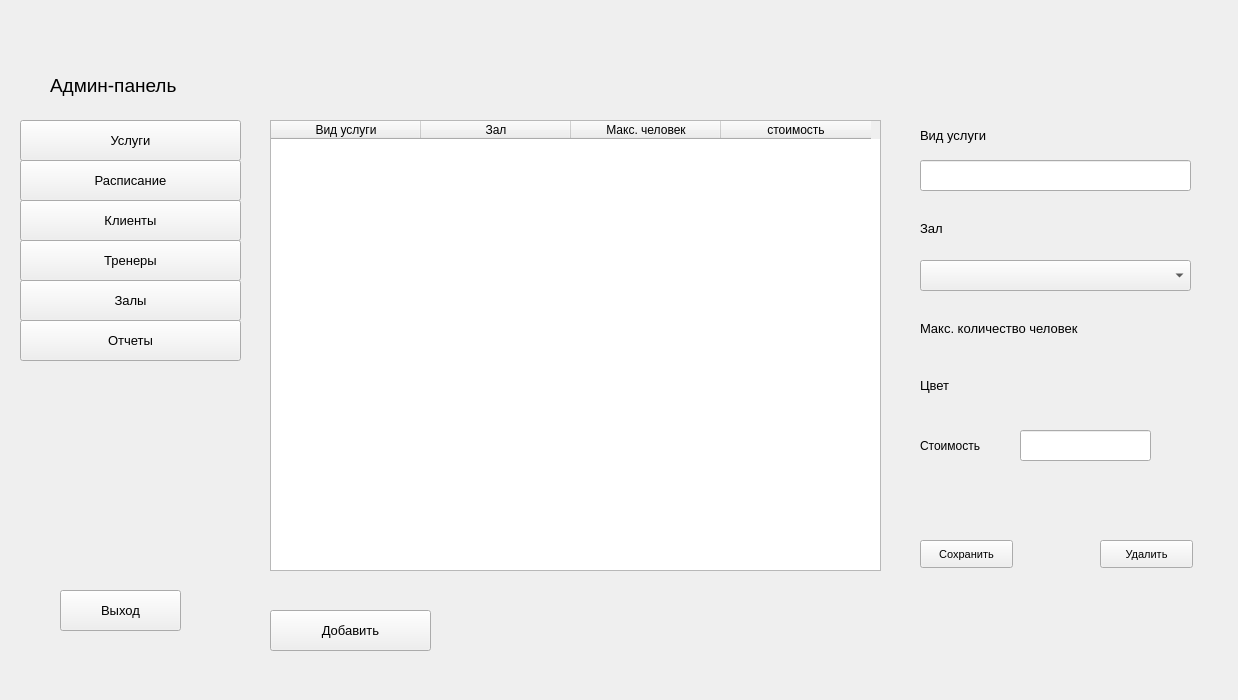
<?xml version="1.0" encoding="UTF-8"?>
<ui version="4.0">
 <class>ServiceForm</class>
 <widget class="QWidget" name="ServiceForm">
  <property name="geometry">
   <rect>
    <x>0</x>
    <y>0</y>
    <width>1238</width>
    <height>700</height>
   </rect>
  </property>
  <property name="windowTitle">
   <string>Form</string>
  </property>
  <widget class="QWidget" name="widget" native="true">
   <property name="geometry">
    <rect>
     <x>20</x>
     <y>40</y>
     <width>221</width>
     <height>611</height>
    </rect>
   </property>
   <widget class="QLabel" name="Adminlabel">
    <property name="geometry">
     <rect>
      <x>30</x>
      <y>20</y>
      <width>151</width>
      <height>51</height>
     </rect>
    </property>
    <property name="font">
     <font>
      <pointsize>14</pointsize>
     </font>
    </property>
    <property name="text">
     <string>Админ-панель</string>
    </property>
   </widget>
   <widget class="QPushButton" name="ServiceBtn">
    <property name="geometry">
     <rect>
      <x>0</x>
      <y>80</y>
      <width>221</width>
      <height>41</height>
     </rect>
    </property>
    <property name="font">
     <font>
      <pointsize>10</pointsize>
     </font>
    </property>
    <property name="text">
     <string>Услуги</string>
    </property>
   </widget>
   <widget class="QPushButton" name="ScheduleBtn">
    <property name="geometry">
     <rect>
      <x>0</x>
      <y>120</y>
      <width>221</width>
      <height>41</height>
     </rect>
    </property>
    <property name="font">
     <font>
      <pointsize>10</pointsize>
     </font>
    </property>
    <property name="text">
     <string>Расписание</string>
    </property>
   </widget>
   <widget class="QPushButton" name="ClientsBtn">
    <property name="geometry">
     <rect>
      <x>0</x>
      <y>160</y>
      <width>221</width>
      <height>41</height>
     </rect>
    </property>
    <property name="font">
     <font>
      <pointsize>10</pointsize>
     </font>
    </property>
    <property name="text">
     <string>Клиенты</string>
    </property>
   </widget>
   <widget class="QPushButton" name="TrainerBtn">
    <property name="geometry">
     <rect>
      <x>0</x>
      <y>200</y>
      <width>221</width>
      <height>41</height>
     </rect>
    </property>
    <property name="font">
     <font>
      <pointsize>10</pointsize>
     </font>
    </property>
    <property name="text">
     <string>Тренеры</string>
    </property>
   </widget>
   <widget class="QPushButton" name="HallBtn">
    <property name="geometry">
     <rect>
      <x>0</x>
      <y>240</y>
      <width>221</width>
      <height>41</height>
     </rect>
    </property>
    <property name="font">
     <font>
      <pointsize>10</pointsize>
     </font>
    </property>
    <property name="text">
     <string>Залы</string>
    </property>
   </widget>
   <widget class="QPushButton" name="ReportBtn">
    <property name="geometry">
     <rect>
      <x>0</x>
      <y>280</y>
      <width>221</width>
      <height>41</height>
     </rect>
    </property>
    <property name="font">
     <font>
      <pointsize>10</pointsize>
     </font>
    </property>
    <property name="text">
     <string>Отчеты</string>
    </property>
   </widget>
   <widget class="QPushButton" name="ExitBtn">
    <property name="geometry">
     <rect>
      <x>40</x>
      <y>550</y>
      <width>121</width>
      <height>41</height>
     </rect>
    </property>
    <property name="font">
     <font>
      <pointsize>10</pointsize>
     </font>
    </property>
    <property name="text">
     <string>Выход</string>
    </property>
   </widget>
  </widget>
  <widget class="QTableWidget" name="TableService">
   <property name="enabled">
    <bool>true</bool>
   </property>
   <property name="geometry">
    <rect>
     <x>270</x>
     <y>120</y>
     <width>611</width>
     <height>451</height>
    </rect>
   </property>
   <property name="font">
    <font>
     <pointsize>9</pointsize>
    </font>
   </property>
   <property name="columnCount">
    <number>4</number>
   </property>
   <attribute name="horizontalHeaderDefaultSectionSize">
    <number>150</number>
   </attribute>
   <attribute name="horizontalHeaderMinimumSectionSize">
    <number>50</number>
   </attribute>
   <attribute name="verticalHeaderDefaultSectionSize">
    <number>50</number>
   </attribute>
   <attribute name="verticalHeaderMinimumSectionSize">
    <number>50</number>
   </attribute>
   <column>
    <property name="text">
     <string>Вид услуги</string>
    </property>
   </column>
   <column>
    <property name="text">
     <string>Зал</string>
    </property>
   </column>
   <column>
    <property name="text">
     <string>Макс. человек</string>
    </property>
   </column>
   <column>
    <property name="text">
     <string>стоимость</string>
    </property>
   </column>
  </widget>
  <widget class="QPushButton" name="AddServiceBtn">
   <property name="geometry">
    <rect>
     <x>270</x>
     <y>610</y>
     <width>161</width>
     <height>41</height>
    </rect>
   </property>
   <property name="font">
    <font>
     <pointsize>10</pointsize>
    </font>
   </property>
   <property name="text">
    <string>Добавить</string>
   </property>
  </widget>
  <widget class="QWidget" name="widget_2" native="true">
   <property name="geometry">
    <rect>
     <x>900</x>
     <y>40</y>
     <width>311</width>
     <height>611</height>
    </rect>
   </property>
   <widget class="QLabel" name="labelTypeService">
    <property name="geometry">
     <rect>
      <x>20</x>
      <y>80</y>
      <width>91</width>
      <height>31</height>
     </rect>
    </property>
    <property name="font">
     <font>
      <pointsize>10</pointsize>
     </font>
    </property>
    <property name="text">
     <string>Вид услуги</string>
    </property>
   </widget>
   <widget class="QPushButton" name="DeleteServiceBtn">
    <property name="geometry">
     <rect>
      <x>200</x>
      <y>500</y>
      <width>93</width>
      <height>28</height>
     </rect>
    </property>
    <property name="font">
     <font>
      <pointsize>8</pointsize>
     </font>
    </property>
    <property name="text">
     <string>Удалить</string>
    </property>
   </widget>
   <widget class="QLabel" name="label_MaxE">
    <property name="geometry">
     <rect>
      <x>20</x>
      <y>320</y>
      <width>81</width>
      <height>31</height>
     </rect>
    </property>
    <property name="font">
     <font>
      <pointsize>10</pointsize>
     </font>
    </property>
    <property name="text">
     <string/>
    </property>
   </widget>
   <widget class="QLabel" name="labelMax">
    <property name="geometry">
     <rect>
      <x>20</x>
      <y>280</y>
      <width>211</width>
      <height>16</height>
     </rect>
    </property>
    <property name="font">
     <font>
      <pointsize>10</pointsize>
     </font>
    </property>
    <property name="text">
     <string>Макс. количество человек</string>
    </property>
   </widget>
   <widget class="QLabel" name="ColorLabel">
    <property name="geometry">
     <rect>
      <x>20</x>
      <y>330</y>
      <width>55</width>
      <height>31</height>
     </rect>
    </property>
    <property name="font">
     <font>
      <pointsize>10</pointsize>
     </font>
    </property>
    <property name="text">
     <string>Цвет</string>
    </property>
   </widget>
   <widget class="QLabel" name="labelColorE">
    <property name="geometry">
     <rect>
      <x>90</x>
      <y>330</y>
      <width>191</width>
      <height>31</height>
     </rect>
    </property>
    <property name="text">
     <string/>
    </property>
   </widget>
   <widget class="QComboBox" name="HallComboBox">
    <property name="geometry">
     <rect>
      <x>20</x>
      <y>220</y>
      <width>271</width>
      <height>31</height>
     </rect>
    </property>
   </widget>
   <widget class="QLabel" name="labelHall">
    <property name="geometry">
     <rect>
      <x>20</x>
      <y>180</y>
      <width>55</width>
      <height>16</height>
     </rect>
    </property>
    <property name="font">
     <font>
      <pointsize>10</pointsize>
     </font>
    </property>
    <property name="text">
     <string>Зал</string>
    </property>
   </widget>
   <widget class="QPushButton" name="SaveServiceBtn">
    <property name="geometry">
     <rect>
      <x>20</x>
      <y>500</y>
      <width>93</width>
      <height>28</height>
     </rect>
    </property>
    <property name="font">
     <font>
      <pointsize>8</pointsize>
     </font>
    </property>
    <property name="text">
     <string>Сохранить</string>
    </property>
   </widget>
   <widget class="QLineEdit" name="TypeServiceEdit">
    <property name="geometry">
     <rect>
      <x>20</x>
      <y>120</y>
      <width>271</width>
      <height>31</height>
     </rect>
    </property>
   </widget>
   <widget class="QLineEdit" name="PriceEdit">
    <property name="geometry">
     <rect>
      <x>120</x>
      <y>390</y>
      <width>131</width>
      <height>31</height>
     </rect>
    </property>
   </widget>
   <widget class="QLabel" name="label">
    <property name="geometry">
     <rect>
      <x>20</x>
      <y>390</y>
      <width>81</width>
      <height>31</height>
     </rect>
    </property>
    <property name="text">
     <string>Стоимость</string>
    </property>
   </widget>
  </widget>
 </widget>
 <resources/>
 <connections/>
</ui>
